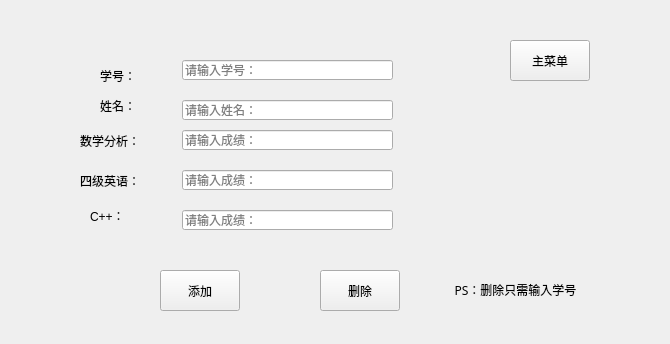
<?xml version="1.0" encoding="UTF-8"?>
<ui version="4.0">
 <class>AddTeacherWidget</class>
 <widget class="QWidget" name="AddTeacherWidget">
  <property name="geometry">
   <rect>
    <x>0</x>
    <y>0</y>
    <width>670</width>
    <height>344</height>
   </rect>
  </property>
  <property name="windowTitle">
   <string>Form</string>
  </property>
  <widget class="QPushButton" name="returnButton">
   <property name="geometry">
    <rect>
     <x>510</x>
     <y>40</y>
     <width>80</width>
     <height>41</height>
    </rect>
   </property>
   <property name="text">
    <string>主菜单</string>
   </property>
  </widget>
  <widget class="QLabel" name="idLabel">
   <property name="geometry">
    <rect>
     <x>100</x>
     <y>60</y>
     <width>54</width>
     <height>31</height>
    </rect>
   </property>
   <property name="text">
    <string>学号：</string>
   </property>
  </widget>
  <widget class="QLabel" name="nameLabel">
   <property name="geometry">
    <rect>
     <x>100</x>
     <y>90</y>
     <width>54</width>
     <height>31</height>
    </rect>
   </property>
   <property name="text">
    <string>姓名：</string>
   </property>
  </widget>
  <widget class="QLabel" name="mathLabel">
   <property name="geometry">
    <rect>
     <x>80</x>
     <y>120</y>
     <width>81</width>
     <height>41</height>
    </rect>
   </property>
   <property name="text">
    <string>数学分析：</string>
   </property>
  </widget>
  <widget class="QLabel" name="enLabel">
   <property name="geometry">
    <rect>
     <x>80</x>
     <y>160</y>
     <width>71</width>
     <height>41</height>
    </rect>
   </property>
   <property name="text">
    <string>四级英语：</string>
   </property>
  </widget>
  <widget class="QLabel" name="cLabel">
   <property name="geometry">
    <rect>
     <x>90</x>
     <y>200</y>
     <width>81</width>
     <height>31</height>
    </rect>
   </property>
   <property name="text">
    <string>C++：</string>
   </property>
  </widget>
  <widget class="QLineEdit" name="idLineEdit">
   <property name="geometry">
    <rect>
     <x>182</x>
     <y>60</y>
     <width>211</width>
     <height>20</height>
    </rect>
   </property>
   <property name="placeholderText">
    <string>请输入学号：</string>
   </property>
  </widget>
  <widget class="QLineEdit" name="nameLineEdit">
   <property name="geometry">
    <rect>
     <x>182</x>
     <y>100</y>
     <width>211</width>
     <height>20</height>
    </rect>
   </property>
   <property name="placeholderText">
    <string>请输入姓名：</string>
   </property>
  </widget>
  <widget class="QLineEdit" name="mathLineEdit">
   <property name="geometry">
    <rect>
     <x>182</x>
     <y>130</y>
     <width>211</width>
     <height>20</height>
    </rect>
   </property>
   <property name="placeholderText">
    <string>请输入成绩：</string>
   </property>
  </widget>
  <widget class="QLineEdit" name="enLineEdit">
   <property name="geometry">
    <rect>
     <x>182</x>
     <y>170</y>
     <width>211</width>
     <height>20</height>
    </rect>
   </property>
   <property name="placeholderText">
    <string>请输入成绩：</string>
   </property>
  </widget>
  <widget class="QLineEdit" name="cLineEdit">
   <property name="geometry">
    <rect>
     <x>182</x>
     <y>210</y>
     <width>211</width>
     <height>20</height>
    </rect>
   </property>
   <property name="placeholderText">
    <string>请输入成绩：</string>
   </property>
  </widget>
  <widget class="QPushButton" name="addButton">
   <property name="geometry">
    <rect>
     <x>160</x>
     <y>270</y>
     <width>80</width>
     <height>41</height>
    </rect>
   </property>
   <property name="text">
    <string>添加</string>
   </property>
  </widget>
  <widget class="QPushButton" name="cancelButton">
   <property name="geometry">
    <rect>
     <x>320</x>
     <y>270</y>
     <width>80</width>
     <height>41</height>
    </rect>
   </property>
   <property name="text">
    <string>删除</string>
   </property>
  </widget>
  <widget class="QLabel" name="label">
   <property name="geometry">
    <rect>
     <x>410</x>
     <y>260</y>
     <width>211</width>
     <height>61</height>
    </rect>
   </property>
   <property name="font">
    <font>
     <family>宋体</family>
    </font>
   </property>
   <property name="text">
    <string>&lt;html&gt;&lt;head/&gt;&lt;body&gt;&lt;p align=&quot;center&quot;&gt;PS：删除只需输入学号&lt;/p&gt;&lt;/body&gt;&lt;/html&gt;</string>
   </property>
  </widget>
 </widget>
 <resources/>
 <connections/>
</ui>
